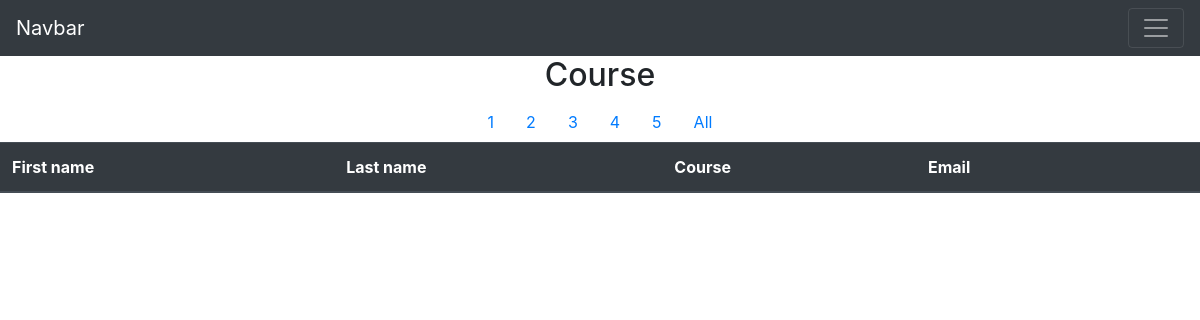
The page /students/all on the database as committed earlier.
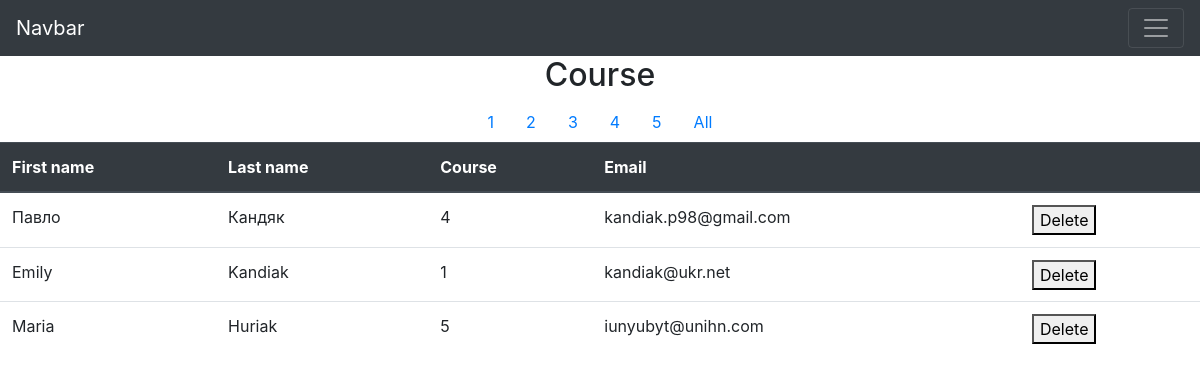
The same page on the database as committed later.
### app/models.py (models this page shows, shortened)
class users(db.Model):
    _id = db.Column("id", db.Integer, primary_key=True)
    fname = db.Column(db.String(100))
    lname = db.Column(db.String(100))
    email = db.Column(db.String(100))
    course = db.Column(db.Integer)

### app/views.py (the view)
@st.route('/all', methods=['GET', 'POST'])
def all():
    if request.method == "POST":
        id = request.form['id']
        users.query.filter_by(_id=id).delete()
        db.session.commit()
        return render_template('all.html', all=users.query.all())
    return render_template('all.html', all=users.query.all())

### app/template/all.html (shortened to what this page needs)
{% extends "base.html" %}
{% block content %}
<h2 align="center">Course</h2>
<ul class="nav justify-content-center">
  <li class="nav-item">
    <a class="nav-link active" href="{{ url_for('students.other_course', course=1) }}">1</a>
  </li>
  <li class="nav-item">
    <a class="nav-link" href="{{ url_for('students.other_course', course=2) }}">2</a>
  </li>
  <li class="nav-item">
    <a class="nav-link" href="{{ url_for('students.other_course', course=3) }}">3</a>
  </li>
  <li class="nav-item">
    <a class="nav-link" href="{{ url_for('students.other_course', course=4) }}" >4</a>
  </li>
  <li class="nav-item">
    <a class="nav-link" href="{{ url_for('students.other_course', course=5) }}" >5</a>
  </li>
  <li class="nav-item">
    <a class="nav-link" href="{{url_for('students.all')}}" >All</a>
  </li>
</ul>
<table class="table">
  <thead class="thead-dark">
    <tr>
      <th scope="col">First name</th>
      <th scope="col">Last name</th>
      <th scope="col">Course</th>
      <th scope="col">Email</th>
      <th scope="col"></th>
    </tr>
  </thead>
  <tbody>
  {% for item in all %}
    <tr>
      <form method="post">
        <td>{{ item.fname }}</td>
      <td>{{ item.lname }}</td>
      <td>{{ item.course }}</td>
        <td>{{ item.email }}</td>
      <td>
        <button name="id" value="{{item._id}}">Delete</button>
      </td>
      </form>
    </tr>
    <tr>
  {% endfor %}
  </tbody>
</table>
{% endblock %}

### app/template/base.html (shortened to what this page needs)
<!DOCTYPE html>
<html lang="en">
<head>
  <link rel="stylesheet" href="https://stackpath.bootstrapcdn.com/bootstrap/4.4.1/css/bootstrap.min.css"
>
</head>
<body>
<nav class="navbar navbar-dark bg-dark">
  <a class="navbar-brand" href="/">Navbar</a>
  <button class="navbar-toggler" type="button" data-toggle="collapse" data-target="#navbarNavDropdown" aria-controls="navbarNavDropdown" aria-expanded="false" aria-label="Toggle navigation">
    <span class="navbar-toggler-icon"></span>
  </button>
</nav>
      {% block content %}{% endblock %}
</body>
</html>

Rows that differ between the two databases and show on the page:
added users: fname "Павло", lname "Кандяк", course "4", email "kandiak.p98@gmail.com", {{ item._id }} 1 (drawn)
added users: fname "Emily", lname "Kandiak", course "1", email "kandiak@ukr.net", {{ item._id }} 2 (drawn)
added users: fname "Maria", lname "Huriak", course "5", email "iunyubyt@unihn.com", {{ item._id }} 3 (drawn)
